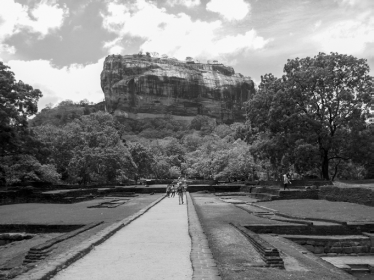
#> input picture media/sigiriya.jpg, 374 x 280 px, found by its file name
$ jupyter execute Spatial_Filtering.ipynb   (shell and % lines are left out)
#> lines starting #> are read from the running program, lines starting #| are printed output that depends on the picture
Spatial Filtering(Averaging)

[cell 1]
import cv2 as cv
import numpy as np
from matplotlib import pyplot as plt

img = cv.imread('media\sigiriya.jpg', cv.IMREAD_REDUCED_GRAYSCALE_2)
#> img is the input picture: shape (280, 374); min 0, max 250, mean 123.1

kernel = np.ones((3,3),np.float32)/9
imgc = cv.filter2D(img,-1,kernel)
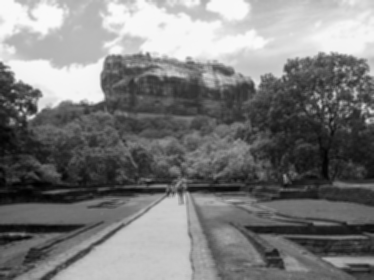
#> imgc: shape (280, 374); min 0, max 250, mean 123.1

fig, axes = plt.subplots(1, 2, sharex='all', sharey='all', figsize=(18, 18))
axes [0].imshow(img, cmap='gray')
axes [0].set_title('Original Image')
axes [0].set_xticks([]), axes [0].set_yticks([])
axes [1].imshow(imgc, cmap='gray')
axes [1].set_title('Averaging Filtered Image')
axes [1].set_xticks([]), axes [1].set_yticks([])
plt.show()
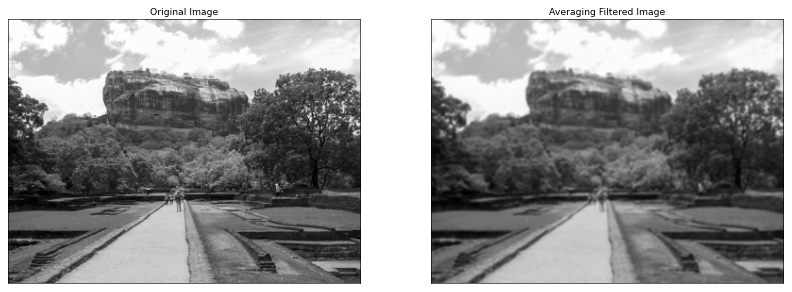
#> figure drawn by matplotlib, 2 panels

[cell 2]
# For larger kernels(5,5)

import cv2 as cv
import numpy as np
from matplotlib import pyplot as plt

img = cv.imread('media\sigiriya.jpg', cv.IMREAD_REDUCED_GRAYSCALE_2)

kernel = np.ones((5,5),np.float32)/25
imgc = cv.filter2D(img,-1,kernel)

fig, axes = plt.subplots(1, 2, sharex='all', sharey='all', figsize=(18, 18))
axes [0].imshow(img, cmap='gray')
axes [0].set_title('Original Image')
axes [0].set_xticks([]), axes [0].set_yticks([])
axes [1].imshow(imgc, cmap='gray')
axes [1].set_title('Averaging Filtered Image')
axes [1].set_xticks([]), axes [1].set_yticks([])
plt.show()

[cell 3]
# For larger kernels(10,10)

import cv2 as cv
import numpy as np
from matplotlib import pyplot as plt

img = cv.imread('media\sigiriya.jpg', cv.IMREAD_REDUCED_GRAYSCALE_2)

kernel = np.ones((10,10),np.float32)/100
imgc = cv.filter2D(img,-1,kernel)
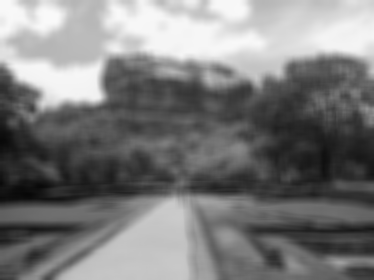
#> imgc: shape (280, 374); min 7, max 249, mean 123.2

fig, axes = plt.subplots(1, 2, sharex='all', sharey='all', figsize=(18, 18))
axes [0].imshow(img, cmap='gray')
axes [0].set_title('Original Image')
axes [0].set_xticks([]), axes [0].set_yticks([])
axes [1].imshow(imgc, cmap='gray')
axes [1].set_title('Averaging Filtered Image')
axes [1].set_xticks([]), axes [1].set_yticks([])
plt.show()
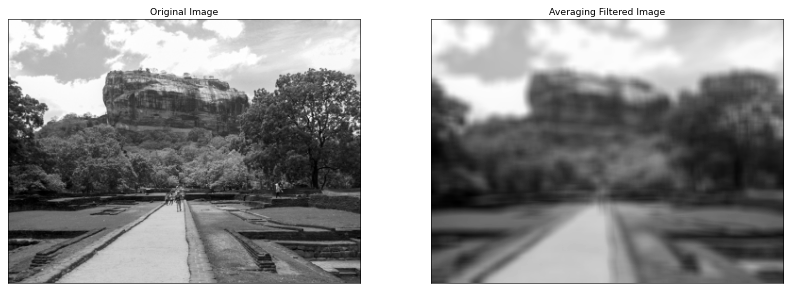
#> figure drawn by matplotlib, 2 panels

Sobel Vertical

[cell 4]
import cv2 as cv
import numpy as np
from matplotlib import pyplot as plt

img = cv.imread('media\sigiriya.jpg', cv.IMREAD_REDUCED_GRAYSCALE_2)

# Sobel vertical
kernel = np.array([(-1, -2, -1),
                   (0, 0, 0),
                   (1, 2, 1)], dtype='float32')
imgc = cv.filter2D(img,-1,kernel)
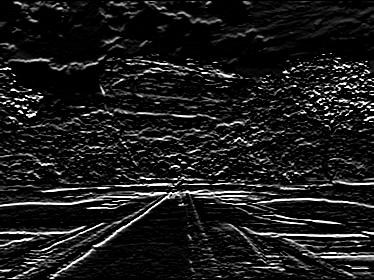
#> imgc: shape (280, 374); min 0, max 255, mean 27.6

fig, axes = plt.subplots(1, 2, sharex='all', sharey='all', figsize=(18, 18))
axes [0].imshow(img, cmap='gray')
axes [0].set_title('Original Image')
axes [0].set_xticks([]), axes [0].set_yticks([])
axes [1].imshow(imgc, cmap='gray', vmin=-1020, vmax=1020)
axes [1].set_title('Sobel Vertical Filtered Image')
axes [1].set_xticks([]), axes [1].set_yticks([])
plt.show()

Sobel Horizontal

[cell 5]
import cv2 as cv
import numpy as np
from matplotlib import pyplot as plt

img = cv.imread('media\sigiriya.jpg', cv.IMREAD_REDUCED_GRAYSCALE_2)

# Sobel vertical
kernel = np.array([(-1, 0, 1),
                   (-2, 0, 2),
                   (-1, 0, 1)], dtype='float32')
imgc = cv.filter2D(img,-1,kernel)
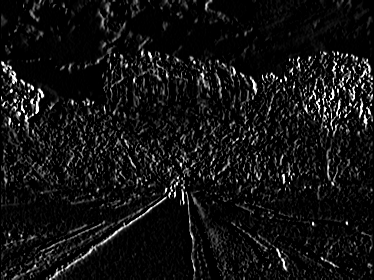
#> imgc: shape (280, 374); min 0, max 255, mean 18.6

fig, axes = plt.subplots(1, 2, sharex='all', sharey='all', figsize=(18, 18))
axes [0].imshow(img, cmap='gray')
axes [0].set_title('Original Image')
axes [0].set_xticks([]), axes [0].set_yticks([])
axes [1].imshow(imgc, cmap='gray', vmin=-1020, vmax=1020)
axes [1].set_title('Sobel Vertical Filtered Image')
axes [1].set_xticks([]), axes [1].set_yticks([])
plt.show()

$ run again, with media/flowers.jfif saved as media/sigiriya.jpg
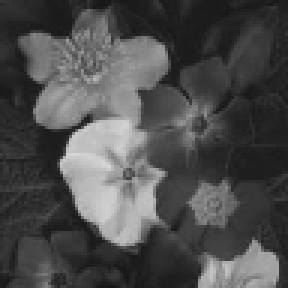
#> input picture media/flowers.jfif, 96 x 96 px, found by its file name (shown 3 times larger)
#> img is the input picture: shape (96, 96); min 22, max 215, mean 77.3
#> `plt.show()`:
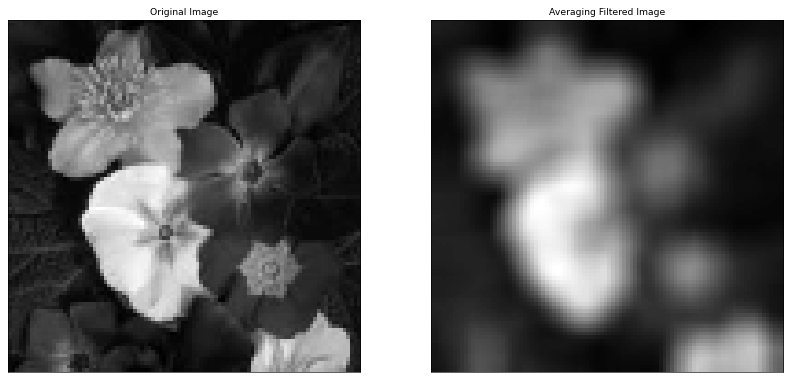
#> figure drawn by matplotlib, 2 panels
#> `imgc = cv.filter2D(img,-1,kernel)`:
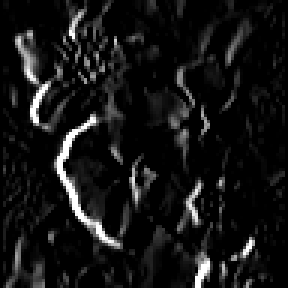
#> imgc: shape (96, 96) (shown 3 times larger); min 0, max 255, mean 20.3

$ run again, with media/girl2.jfif saved as media/sigiriya.jpg
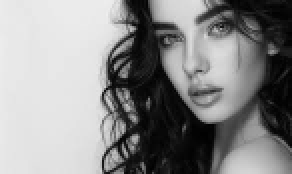
#> input picture media/girl2.jfif, 146 x 87 px, found by its file name (shown 2 times larger)
#> img is the input picture: shape (87, 146); min 1, max 239, mean 138.5
#> `plt.show()`:
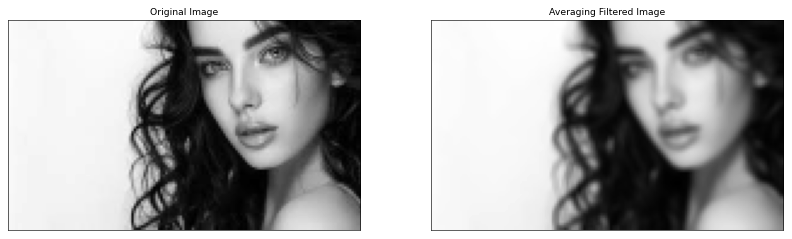
#> figure drawn by matplotlib, 2 panels
#> `imgc = cv.filter2D(img,-1,kernel)`:
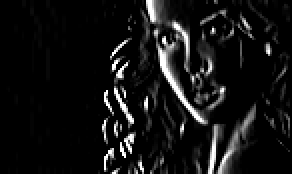
#> imgc: shape (87, 146) (shown 2 times larger); min 0, max 255, mean 19.7
